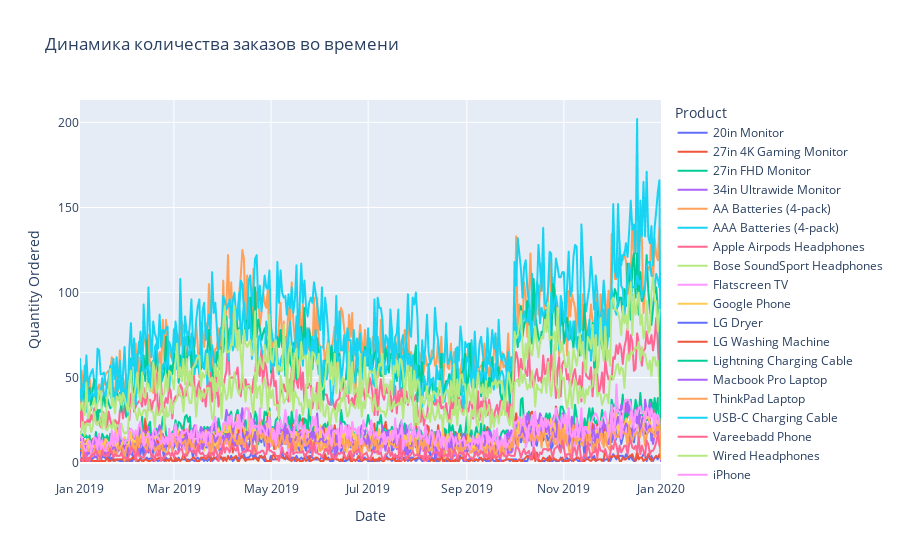

The notebook cell this image was saved under:
### Code cell
df_by_day = (
    df[df.Product.isin(product_set)]
    .groupby(['Date','Product'])['Quantity Ordered']
    .sum()[:-4]
    .reset_index()
)

fig = px.line(
    df_by_day,
    x = 'Date',
    y = 'Quantity Ordered',
    color='Product',
    title = 'Динамика количества заказов во времени'
)

fig.update_layout()

fig.show()

### Figure 1 — Plotly figure (JSON) as saved in the notebook; plotly's stock layout.template omitted (floating-point values rounded to 4 significant figures; data arrays with more than 128 entries replaced by an {"elided": "..."} marker saying what was removed)
{"data": [{"hovertemplate": "Product=20in Monitor<br>Date=%{x}<br>Quantity Ordered=%{y}<extra></extra>", "legendgroup": "20in Monitor", "line": {"color": "#636efa", "dash": "solid"}, "marker": {"symbol": "circle"}, "mode": "lines", "name": "20in Monitor", "showlegend": true, "type": "scattergl", "x": {"elided": "366 str values"}, "xaxis": "x", "y": {"elided": "366 int values"}, "yaxis": "y"}, {"hovertemplate": "Product=27in 4K Gaming Monitor<br>Date=%{x}<br>Quantity Ordered=%{y}<extra></extra>", "legendgroup": "27in 4K Gaming Monitor", "line": {"color": "#EF553B", "dash": "solid"}, "marker": {"symbol": "circle"}, "mode": "lines", "name": "27in 4K Gaming Monitor", "showlegend": true, "type": "scattergl", "x": {"elided": "366 str values"}, "xaxis": "x", "y": {"elided": "366 int values"}, "yaxis": "y"}, {"hovertemplate": "Product=27in FHD Monitor<br>Date=%{x}<br>Quantity Ordered=%{y}<extra></extra>", "legendgroup": "27in FHD Monitor", "line": {"color": "#00cc96", "dash": "solid"}, "marker": {"symbol": "circle"}, "mode": "lines", "name": "27in FHD Monitor", "showlegend": true, "type": "scattergl", "x": {"elided": "366 str values"}, "xaxis": "x", "y": {"elided": "366 int values"}, "yaxis": "y"}, {"hovertemplate": "Product=34in Ultrawide Monitor<br>Date=%{x}<br>Quantity Ordered=%{y}<extra></extra>", "legendgroup": "34in Ultrawide Monitor", "line": {"color": "#ab63fa", "dash": "solid"}, "marker": {"symbol": "circle"}, "mode": "lines", "name": "34in Ultrawide Monitor", "showlegend": true, "type": "scattergl", "x": {"elided": "365 str values"}, "xaxis": "x", "y": {"elided": "365 int values"}, "yaxis": "y"}, {"hovertemplate": "Product=AA Batteries (4-pack)<br>Date=%{x}<br>Quantity Ordered=%{y}<extra></extra>", "legendgroup": "AA Batteries (4-pack)", "line": {"color": "#FFA15A", "dash": "solid"}, "marker": {"symbol": "circle"}, "mode": "lines", "name": "AA Batteries (4-pack)", "showlegend": true, "type": "scattergl", "x": {"elided": "365 str values"}, "xaxis": "x", "y": {"elided": "365 int values"}, "yaxis": "y"}, {"hovertemplate": "Product=AAA Batteries (4-pack)<br>Date=%{x}<br>Quantity Ordered=%{y}<extra></extra>", "legendgroup": "AAA Batteries (4-pack)", "line": {"color": "#19d3f3", "dash": "solid"}, "marker": {"symbol": "circle"}, "mode": "lines", "name": "AAA Batteries (4-pack)", "showlegend": true, "type": "scattergl", "x": {"elided": "366 str values"}, "xaxis": "x", "y": {"elided": "366 int values"}, "yaxis": "y"}, {"hovertemplate": "Product=Apple Airpods Headphones<br>Date=%{x}<br>Quantity Ordered=%{y}<extra></extra>", "legendgroup": "Apple Airpods Headphones", "line": {"color": "#FF6692", "dash": "solid"}, "marker": {"symbol": "circle"}, "mode": "lines", "name": "Apple Airpods Headphones", "showlegend": true, "type": "scattergl", "x": {"elided": "366 str values"}, "xaxis": "x", "y": {"elided": "366 int values"}, "yaxis": "y"}, {"hovertemplate": "Product=Bose SoundSport Headphones<br>Date=%{x}<br>Quantity Ordered=%{y}<extra></extra>", "legendgroup": "Bose SoundSport Headphones", "line": {"color": "#B6E880", "dash": "solid"}, "marker": {"symbol": "circle"}, "mode": "lines", "name": "Bose SoundSport Headphones", "showlegend": true, "type": "scattergl", "x": {"elided": "366 str values"}, "xaxis": "x", "y": {"elided": "366 int values"}, "yaxis": "y"}, {"hovertemplate": "Product=Flatscreen TV<br>Date=%{x}<br>Quantity Ordered=%{y}<extra></extra>", "legendgroup": "Flatscreen TV", "line": {"color": "#FF97FF", "dash": "solid"}, "marker": {"symbol": "circle"}, "mode": "lines", "name": "Flatscreen TV", "showlegend": true, "type": "scattergl", "x": {"elided": "366 str values"}, "xaxis": "x", "y": {"elided": "366 int values"}, "yaxis": "y"}, {"hovertemplate": "Product=Google Phone<br>Date=%{x}<br>Quantity Ordered=%{y}<extra></extra>", "legendgroup": "Google Phone", "line": {"color": "#FECB52", "dash": "solid"}, "marker": {"symbol": "circle"}, "mode": "lines", "name": "Google Phone", "showlegend": true, "type": "scattergl", "x": {"elided": "366 str values"}, "xaxis": "x", "y": {"elided": "366 int values"}, "yaxis": "y"}, {"hovertemplate": "Product=LG Dryer<br>Date=%{x}<br>Quantity Ordered=%{y}<extra></extra>", "legendgroup": "LG Dryer", "line": {"color": "#636efa", "dash": "solid"}, "marker": {"symbol": "circle"}, "mode": "lines", "name": "LG Dryer", "showlegend": true, "type": "scattergl", "x": {"elided": "299 str values"}, "xaxis": "x", "y": {"elided": "299 int values"}, "yaxis": "y"}, {"hovertemplate": "Product=LG Washing Machine<br>Date=%{x}<br>Quantity Ordered=%{y}<extra></extra>", "legendgroup": "LG Washing Machine", "line": {"color": "#EF553B", "dash": "solid"}, "marker": {"symbol": "circle"}, "mode": "lines", "name": "LG Washing Machine", "showlegend": true, "type": "scattergl", "x": {"elided": "312 str values"}, "xaxis": "x", "y": {"elided": "312 int values"}, "yaxis": "y"}, {"hovertemplate": "Product=Lightning Charging Cable<br>Date=%{x}<br>Quantity Ordered=%{y}<extra></extra>", "legendgroup": "Lightning Charging Cable", "line": {"color": "#00cc96", "dash": "solid"}, "marker": {"symbol": "circle"}, "mode": "lines", "name": "Lightning Charging Cable", "showlegend": true, "type": "scattergl", "x": {"elided": "366 str values"}, "xaxis": "x", "y": {"elided": "366 int values"}, "yaxis": "y"}, {"hovertemplate": "Product=Macbook Pro Laptop<br>Date=%{x}<br>Quantity Ordered=%{y}<extra></extra>", "legendgroup": "Macbook Pro Laptop", "line": {"color": "#ab63fa", "dash": "solid"}, "marker": {"symbol": "circle"}, "mode": "lines", "name": "Macbook Pro Laptop", "showlegend": true, "type": "scattergl", "x": {"elided": "366 str values"}, "xaxis": "x", "y": {"elided": "366 int values"}, "yaxis": "y"}, {"hovertemplate": "Product=ThinkPad Laptop<br>Date=%{x}<br>Quantity Ordered=%{y}<extra></extra>", "legendgroup": "ThinkPad Laptop", "line": {"color": "#FFA15A", "dash": "solid"}, "marker": {"symbol": "circle"}, "mode": "lines", "name": "ThinkPad Laptop", "showlegend": true, "type": "scattergl", "x": {"elided": "365 str values"}, "xaxis": "x", "y": {"elided": "365 int values"}, "yaxis": "y"}, {"hovertemplate": "Product=USB-C Charging Cable<br>Date=%{x}<br>Quantity Ordered=%{y}<extra></extra>", "legendgroup": "USB-C Charging Cable", "line": {"color": "#19d3f3", "dash": "solid"}, "marker": {"symbol": "circle"}, "mode": "lines", "name": "USB-C Charging Cable", "showlegend": true, "type": "scattergl", "x": {"elided": "365 str values"}, "xaxis": "x", "y": {"elided": "365 int values"}, "yaxis": "y"}, {"hovertemplate": "Product=Vareebadd Phone<br>Date=%{x}<br>Quantity Ordered=%{y}<extra></extra>", "legendgroup": "Vareebadd Phone", "line": {"color": "#FF6692", "dash": "solid"}, "marker": {"symbol": "circle"}, "mode": "lines", "name": "Vareebadd Phone", "showlegend": true, "type": "scattergl", "x": {"elided": "362 str values"}, "xaxis": "x", "y": {"elided": "362 int values"}, "yaxis": "y"}, {"hovertemplate": "Product=Wired Headphones<br>Date=%{x}<br>Quantity Ordered=%{y}<extra></extra>", "legendgroup": "Wired Headphones", "line": {"color": "#B6E880", "dash": "solid"}, "marker": {"symbol": "circle"}, "mode": "lines", "name": "Wired Headphones", "showlegend": true, "type": "scattergl", "x": {"elided": "365 str values"}, "xaxis": "x", "y": {"elided": "365 int values"}, "yaxis": "y"}, {"hovertemplate": "Product=iPhone<br>Date=%{x}<br>Quantity Ordered=%{y}<extra></extra>", "legendgroup": "iPhone", "line": {"color": "#FF97FF", "dash": "solid"}, "marker": {"symbol": "circle"}, "mode": "lines", "name": "iPhone", "showlegend": true, "type": "scattergl", "x": {"elided": "365 str values"}, "xaxis": "x", "y": {"elided": "365 int values"}, "yaxis": "y"}], "layout": {"legend": {"title": {"text": "Product"}, "tracegroupgap": 0}, "title": {"text": "Динамика количества заказов во времени"}, "xaxis": {"anchor": "y", "domain": [0, 1], "title": {"text": "Date"}}, "yaxis": {"anchor": "x", "domain": [0, 1], "title": {"text": "Quantity Ordered"}}}}
